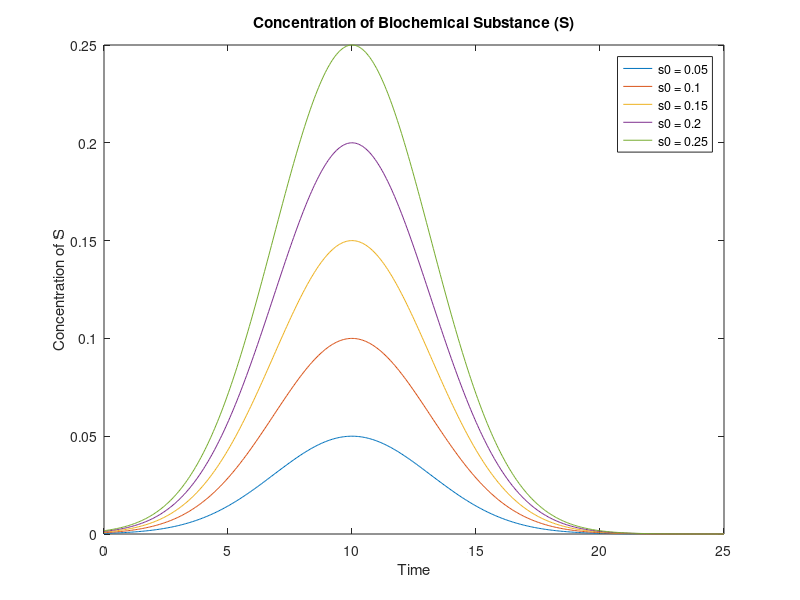

Source code (MATLAB):
for i=0.05:0.05:0.25
    fplot(@(t) i * exp(((-(t-10)^2)/20)), [0 25])
    hold on
end

title('Concentration of Biochemical Substance (S)')
legend('s0 = 0.05','s0 = 0.1','s0 = 0.15','s0 = 0.2', 's0 = 0.25')
xlabel('Time')
ylabel('Concentration of S')